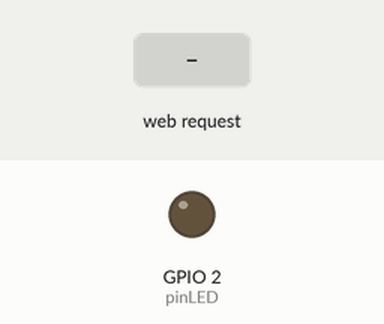
Bench run of a sketch on a simulated ESP8266 (NodeMCU). On the bench: output pins drawn as LEDs (lit = HIGH). The test bench sets the inputs (shaded band). WiFi joins after 1.5 s; servers stay silent unless stated; what the sketch prints to the serial monitor is not drawn.

Above: at 2.7 s.
2.8 s: HTTP request GET /off received
At 3.8 s:
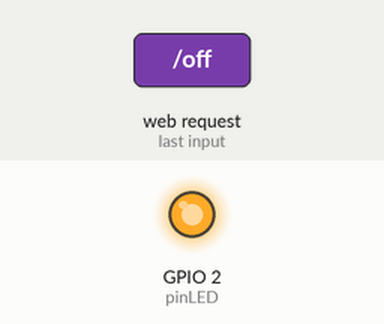
4.3 s: HTTP request GET /on received
At 5.0 s:
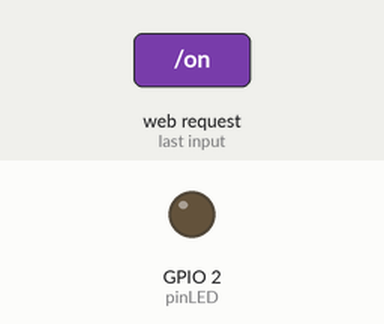
Timing chart, 0 to 7.3 s (numbered marks = the images above; inputs shaded):
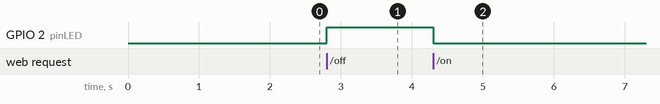

The sketch:

ESP_SERVER.ino
```cpp
#include <ESP8266WiFi.h>
#include <ESP8266WebServer.h>
#include <WiFiClient.h>

const char* ssid = "Amran";
const char* pass = "rumahamran";

const int pinLED = LED_BUILTIN;

ESP8266WebServer server(80);

void HomePage(){
  server.send(200, "text/plain", "Hello World~");
}
void About(){
  server.send(200, "text/plain", "Ini Halaman About!");
}
void LedOn(){
  digitalWrite(pinLED, LOW);
  server.send(200, "text/plain", "LED ON");
}
void LedOff(){
  digitalWrite(pinLED, HIGH);
  server.send(200, "text/plain", "LED Off");
}
void setup() {
  pinMode(pinLED, OUTPUT);
  Serial.begin(115200);
  WiFi.mode(WIFI_STA);
  WiFi.begin(ssid, pass);
  Serial.println("");

  while(WiFi.status() != WL_CONNECTED){
    delay(500);
    Serial.print(".");
  }
  Serial.print("Connected to ");
  Serial.println(ssid);
  Serial.print("IP Address : ");
  Serial.println(WiFi.localIP());

  server.on("/", HomePage);
  server.on("/about", About);
  server.on("/on", LedOn);
  server.on("/off", LedOff);
  server.begin();
}

void loop() {
  server.handleClient();
}
```

Measured:
- after the input at 2.8 s, GPIO 2 (pinLED): LOW → HIGH at once
- after the input at 4.3 s, GPIO 2 (pinLED): HIGH → LOW at once
